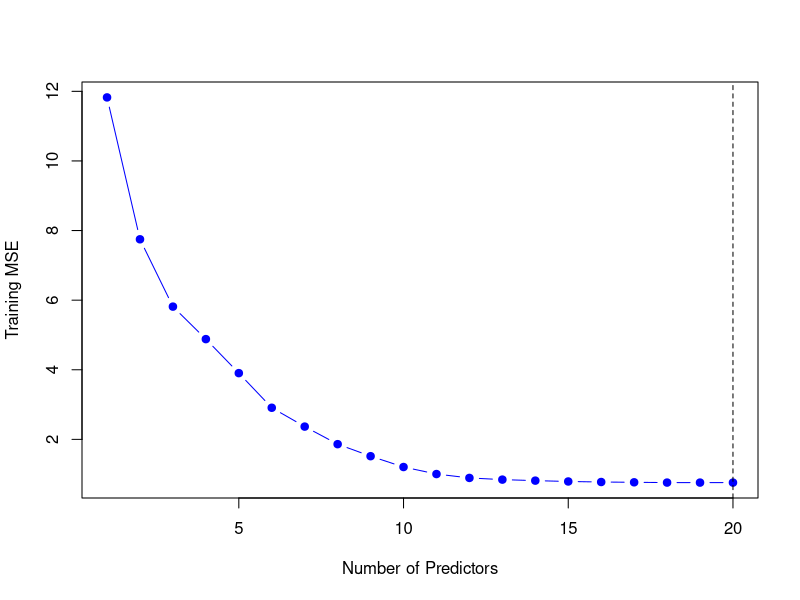
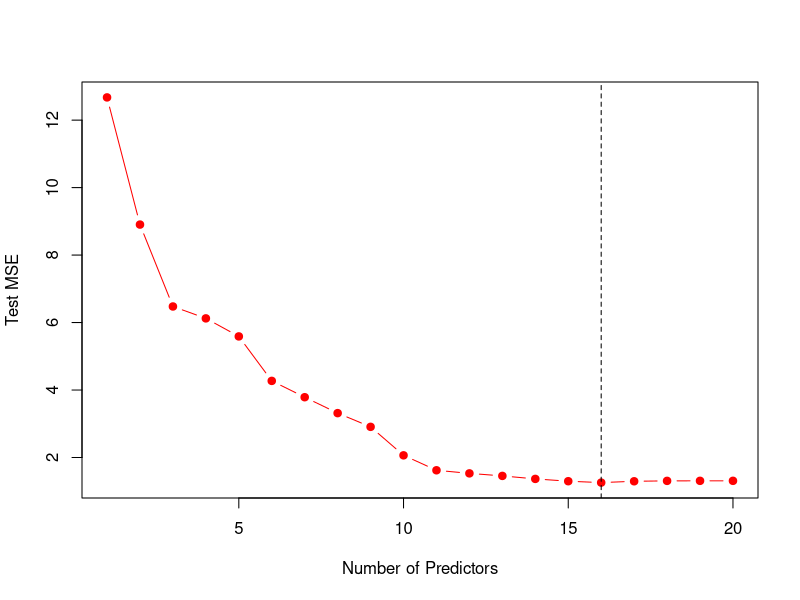
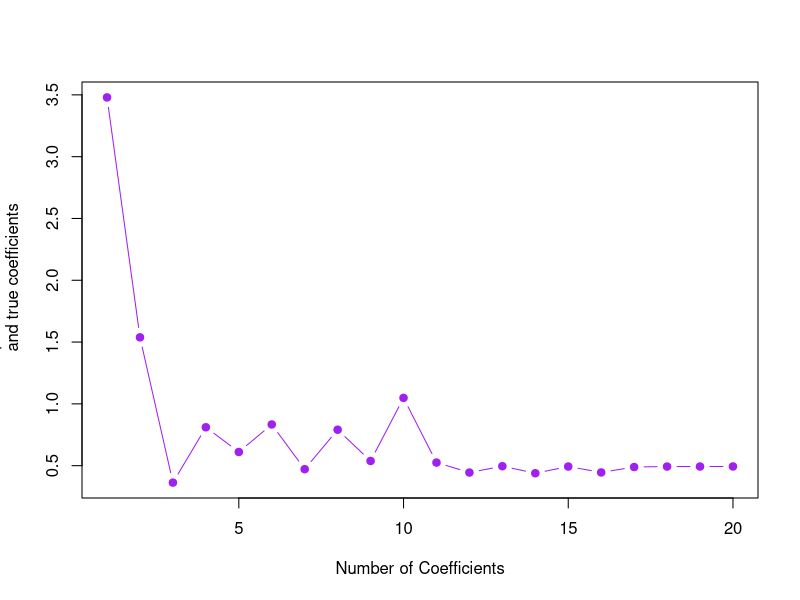

Generate these figures, in order, with R:
## ---- chunk 1
knitr::opts_chunk$set(echo = TRUE)
## ---- chunk 2
library(leaps)
set.seed(1)
n = 1000
p = 20
x <- matrix(rnorm(n * p), n, p)
b <- rnorm(p)
b[2]<-0
b[5]<-0
b[18]<-0
b[12]<-0
eps <- rnorm(n)
y <- x %*% b + eps
## ---- chunk 3
train <- sample(seq(1000), 100, replace = FALSE)
test <- (!train) 
y.train = y[train, ]
y.test = y[-train, ]
x.train = x[train, ]
x.test = x[-train, ]
## ---- chunk 4
library(leaps)
regfit.full = regsubsets(y ~ ., data = data.frame(x = x.train, y = y.train), 
    nvmax = p)
val.errors = rep(NA, p)
x_cols = colnames(x, do.NULL = FALSE, prefix = "x.")
for (i in 1:p) {
    coefi = coef(regfit.full, id = i)
    pred = as.matrix(x.train[, x_cols %in% names(coefi)]) %*% coefi[names(coefi) %in% 
        x_cols]
    val.errors[i] = mean((y.train - pred)^2)
}
plot(val.errors, xlab = "Number of Predictors" ,ylab = "Training MSE",
     col = "blue" , pch = 19, type = "b")
abline(v = which.min(val.errors), lty=2)
## ---- chunk 5
test.errors = rep(NA, p)
for (i in 1:p) {
    coefi = coef(regfit.full, id = i)
    pred = as.matrix(x.test[, x_cols %in% names(coefi)]) %*% coefi[names(coefi) %in% 
        x_cols]
    test.errors[i] = mean((y.test - pred)^2)
}
plot(test.errors, xlab = "Number of Predictors", ylab = "Test MSE", 
     col = "red", pch = 19, type = "b")
abline(v = which.min(test.errors), lty = 2)
## ---- chunk 6
which.min(test.errors)
## ---- chunk 7
#coef(regfit.full, which.min(val.errors))[-1]
names(b) <- colnames(x)[2:20]
True.b = b[b!=0]
True.b = c(`(Intercept)` = 0, True.b)
Fitted = coef(regfit.full, id = 16)
rbind(True.b, Fitted, Err = (True.b-Fitted))
## ---- chunk 8
val.errors <- rep(NA, 20)
x_cols = colnames(x, do.NULL = FALSE, prefix = "x.")
for (i in 1:20) {
    coefi <- coef(regfit.full, id = i)
    val.errors[i] <- sqrt(sum((b[x_cols 
                                %in% names(coefi)] - coefi[names(coefi) 
                                %in% x_cols])^2) + 
                            sum(b[!(x_cols %in% names(coefi))])^2)
}
plot(val.errors, xlab = "Number of Coefficients", ylab = "Mean Squared Error for estimate 
     and true coefficients", 
     pch = 19, type = "b",col="purple")
